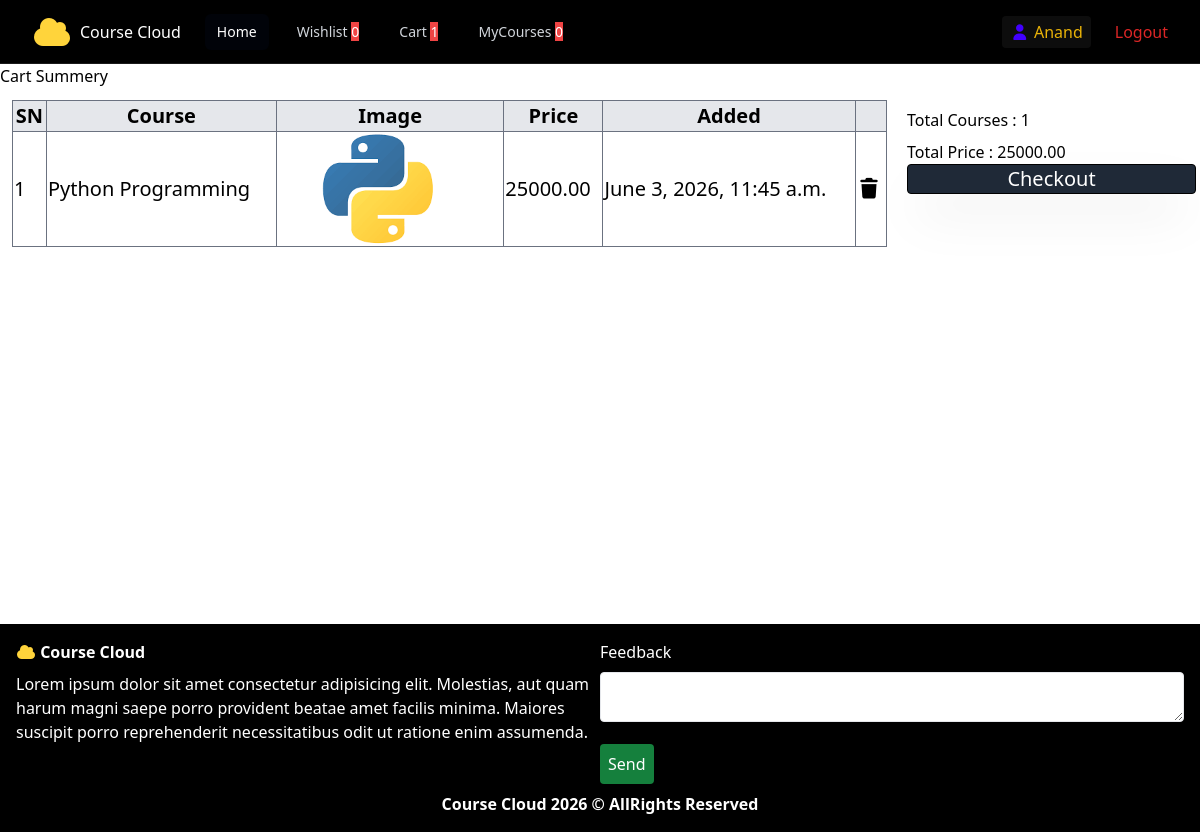
/student/cartlist (signed in), run on an earlier commit of the app's database.
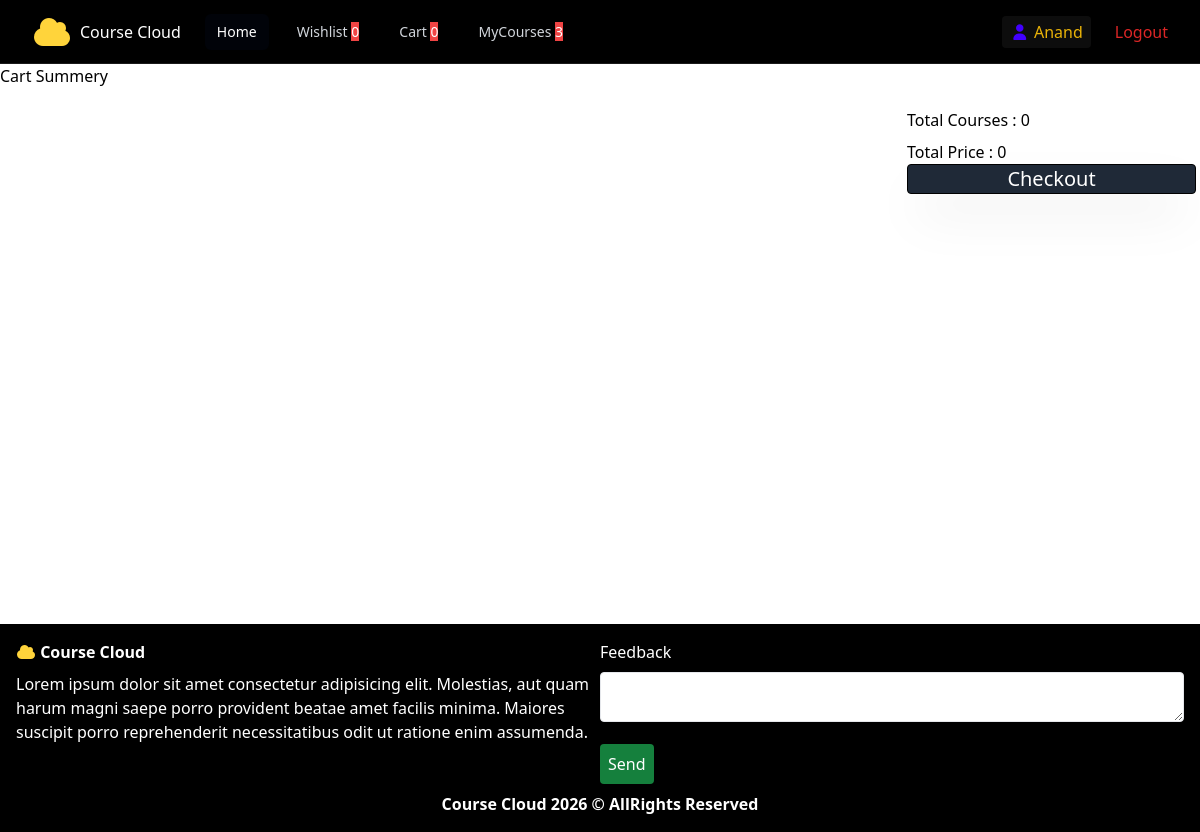
And on a later commit of the database.
### student/models.py (models this page shows)
class Cart(models.Model):
    course_object=models.ForeignKey(Course,on_delete=models.CASCADE,related_name="cart_course_items")
    student_object=models.ForeignKey(User,on_delete=models.CASCADE,related_name="cart_user_items")
    added_at=models.DateTimeField(auto_now_add=True)

### instructor/models.py (models this page shows, shortened)
class Course(models.Model):
    title=models.CharField(max_length=100)
    description=models.CharField(max_length=500)
    price=models.DecimalField(max_digits=7,decimal_places=2,default=0)
    instructor=models.ForeignKey(User,on_delete=models.CASCADE,related_name="course")
    is_free=models.BooleanField(default=False)
    course_picture=models.ImageField(upload_to="Course_Picture")
    thumbnail=models.TextField()
    category=models.ManyToManyField(Category)
    created_at=models.DateTimeField(auto_now_add=True)
    updated_at=models.DateTimeField(auto_now=True)

### student/views.py (the view)
# urls.py: path('cartlist',CartListView.as_view(),name='cartlist'),
@method_decorator([signin_required,never_cache],name="dispatch")
class CartListView(View):
    def get(self,request):
        cart_list=Cart.objects.filter(student_object=request.user)
        cart_count=cart_list.count()
        cart_total=0
        for i in cart_list:
            cart_total+=i.course_object.price
        return render(request,"cartlist.html",{"data":cart_list,"count":cart_count,"cart_total":cart_total})

### student/context_proccessor.py (called while the page is built)
def cart_count(request):
    if request.user.is_authenticated:
        cnt=Cart.objects.filter(student_object=request.user).count()
        return {"cart_count":cnt}
    else:
        return {"cart_count":0}

def wish_count(request):
    if request.user.is_authenticated:
        cnt=WishList.objects.filter(student_object=request.user).count()
        return {"wish_count":cnt}
    else:
        return {"wish_count":0}

def course_count(request):
    if request.user.is_authenticated:
        qs=Order.objects.filter(is_paid=True,student_object=request.user)
        course_count=0
        for i in qs:
            course_count+=i.course_object.count()
        return {"course_count":course_count}
    else:
        return {"course_count":0}

### student/views.py (called while the page is built)
def signin_required(fn):
    def inner(request,*args,**kwargs):
        if request.user.is_authenticated:
            return fn(request,*args,**kwargs)
        else:
            return redirect('signin')
    return inner

### student/templates/cartlist.html
{% extends 'base.html' %}
{% block base %}
<h1>Cart Summery</h1>
<div class="md:grid grid-cols-4 gap-1">
    <div class="col-span-3 p-3">
        {% if data %}
        <table class="table-auto border border-gray-600 text-xl w-full">
            <thead>
                <tr class="bg-gray-200">
                    <th class="border border-gray-500">SN</th>
                    <th class="border border-gray-500">Course</th>
                    <th class="border border-gray-500">Image</th>
                    <th class="border border-gray-500">Price</th>
                    <th class="border border-gray-500">Added</th>
                    <th class="border border-gray-500"></th>
                </tr>
            </thead>
            <tbody>
                {% for i in data %}
                <tr>
                    <td class="border border-gray-500">{{forloop.counter}}</td>
                    <td class="border border-gray-500">{{i.course_object.title}}</td>
                    <td class="border border-gray-500">
                        <img src="{{i.course_object.course_picture.url}}" alt="" width="200px">
                    </td>
                    <td class="border border-gray-500">{{i.course_object.price}}</td>
                    <td class="border border-gray-500">{{i.added_at}}</td>
                    <td class="border border-gray-500">
                        <a href="{% url 'remcart' i.id %}"><i class="fa-solid fa-trash"></i></a>
                    </td>
                </tr>
                {% endfor %}
            </tbody>
        </table>
        {% else %}
            <img src="https://bexcart.com/assets/images/empty-cart.gif" alt="" width="300px">
        {% endif %}
    </div>
    <div>
    <div class="border-3 border-gray-700 rounded p-1 mt-4">
    <div class="flex flex-col gap-2">
        <h1>Total Courses : <span>{{count}}</span></h1>
        <h1>Total Price : <span>{{cart_total}}</span></h1>
    </div>
    <a href="{% url 'checkout' %}" class="bg-gray-800 text-white text-xl w-full block text-center border border-black shadow-2xl rounded">Checkout</a>
</div>
</div>
</div>
{% endblock base %}

### student/templates/base.html (shortened to what this page needs)
<!DOCTYPE html>
<html lang="en">
<head>
    <script src="https://cdn.tailwindcss.com"></script>
    <link rel="stylesheet" href="https://cdnjs.cloudflare.com/ajax/libs/font-awesome/7.0.1/css/all.min.css" />
</head>
<body>
<nav class="relative bg-black after:pointer-events-none after:absolute after:inset-x-0 after:bottom-0 after:h-px after:bg-white/10">
  <div class="mx-auto max-w-7xl px-2 sm:px-6 lg:px-8">
    <div class="relative flex h-16 items-center justify-between">
      <div class="flex flex-1 items-center justify-center sm:items-stretch sm:justify-start">
        <div class="flex shrink-0 items-center">
          <i class="fa-solid fa-cloud fa-2xl" style="color: rgb(255, 212, 59);"></i><span class="text-white pl-2">Course Cloud</span>
        </div>
        <div class="hidden sm:ml-6 sm:block">
          <div class="flex space-x-4">
            <a href="{% url 'shome' %}" aria-current="page" class="rounded-md bg-gray-950/50 px-3 py-2 text-sm font-medium text-white">Home</a>
            <a href="{% url 'wishlist' %}" class="rounded-md px-3 py-2 text-sm font-medium text-gray-300 hover:bg-white/5 hover:text-white">Wishlist
              <span class="text-white bg-red-500">{{wish_count}}</span>
            </a>
            <a href="{% url 'cartlist' %}" class="rounded-md px-3 py-2 text-sm font-medium text-gray-300 hover:bg-white/5 hover:text-white">Cart
              <span class="text-white bg-red-500">{{cart_count}}</span>
            </a>
            <a href="{% url 'mycourses' %}" class="rounded-md px-3 py-2 text-sm font-medium text-gray-300 hover:bg-white/5 hover:text-white">MyCourses
              <span class="text-white bg-red-500">{{course_count}}</span>
            </a>
          </div>
        </div>
      </div>
      <div class="text-yellow-500 bg-white/5 px-2 py-1 rounded">
        <i class="fa-solid fa-user" style="color: rgb(66, 0, 255);"></i>
        {{request.user}}
      </div>
      <div class="absolute inset-y-0 right-0 flex items-center pr-2 sm:static sm:inset-auto sm:ml-6 sm:pr-0">
      <a class="text-red-600 px-y py-2 rounded-md hover:bg-white/5" href="{% url 'signout' %}">Logout</a>
      </div>
    </div>
  </div>
</nav>
<div style="min-height: 70vh;">
{% block base %}
{% endblock base %}
</div>
 <div class="w-full p-4 bg-black text-white">
    <div class="grid grid-cols-2">
        <div>
            <h4 class="font-bold mb-2">
            <i class="fa-solid fa-cloud " style="color: rgb(255, 212, 59);"></i>
            Course Cloud</h4>
            <p>Lorem ipsum dolor sit amet consectetur adipisicing elit. Molestias, aut quam harum magni saepe porro provident beatae amet facilis minima. Maiores suscipit porro reprehenderit necessitatibus odit ut ratione enim assumenda.</p>
        </div>
        <div class="p2">
            <h4>Feedback</h4>
            <textarea name="" id="" class="w-full bg-white border rounded my-2"></textarea>
            <button class="bg-green-700 text-white my-2 p-2 rounded">Send</button>
        </div>
    </div>
    <h6 class="text-center font-bold">Course Cloud 2026 &copy; AllRights Reserved</h6>
 </div>
</body>
</html>

What changed in the data, as far as the page shows it:
removed Cart: course_object "Python Programming", course_object.course_picture (picture), course_object.price "25000.00", added_at "June 3, 2026, 11:45 a.m."
Also different on the page:
{{ cart_count }}: "1" → "0"
{{ course_count }}: "0" → "3"
{{ count }}: "1" → "0"
{{ cart_total }}: "25000.00" → "0"
text no longer shown: "SN Course Image Price Added"
